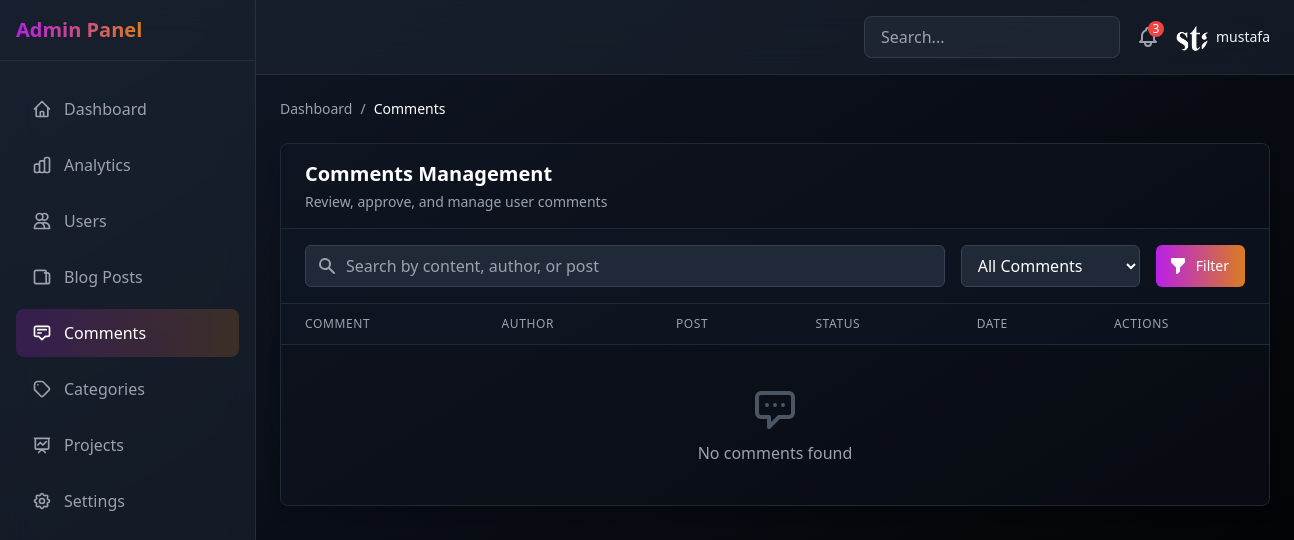
Page /users/admin/comments/ (signed in) on the earlier database version.
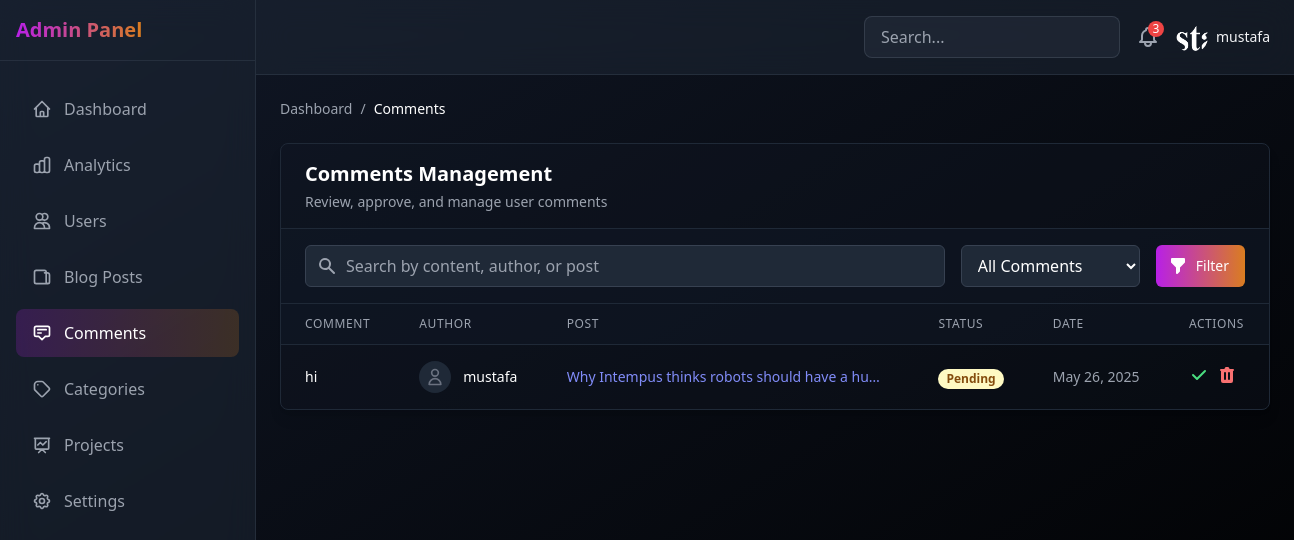
Same page on the later database version.
### blog/models.py (models this page shows, shortened)
class Comment(models.Model):
    post = models.ForeignKey(BlogPost, on_delete=models.CASCADE, related_name='comments')
    author = models.ForeignKey(User, on_delete=models.CASCADE)
    content = models.TextField()
    created_at = models.DateTimeField(auto_now_add=True)
    parent = models.ForeignKey('self', null=True, blank=True, on_delete=models.CASCADE, related_name='replies')
    likes = models.ManyToManyField(User, related_name='comment_likes', blank=True)
    class Meta:
        ordering = ['-created_at']

class BlogPost(models.Model):
    title = models.CharField(max_length=200)
    content = models.TextField()
    slug = models.SlugField(unique=True, blank=True)
    author = models.ForeignKey(User, on_delete=models.CASCADE)
    created_at = models.DateTimeField(auto_now_add=True)
    updated_at = models.DateTimeField(auto_now=True)
    image = models.ImageField(upload_to='blog_images/', null=True, blank=True)
    category = models.ForeignKey(Category, on_delete=models.SET_NULL, null=True, related_name='posts')
    tags = TaggableManager()
    views_count = models.PositiveIntegerField(default=0)
    is_published = models.BooleanField(default=True, help_text='Whether this post is publicly visible')

### users/admin_views.py (the view)
# urls.py: path('admin/comments/', admin_views.admin_comments, name='admin_comments'),
@login_required
@user_passes_test(is_admin_or_staff)
def admin_comments(request):
    search_query = request.GET.get('search', '')
    filter_param = request.GET.get('filter', '')
    comments = Comment.objects.all().order_by('-created_at')
    if search_query:
        comments = comments.filter(
            Q(content__icontains=search_query) |
            Q(author__username__icontains=search_query) |
            Q(post__title__icontains=search_query)
        )
    if filter_param:
        if filter_param == 'approved':
            comments = comments.filter(is_approved=True)
        elif filter_param == 'pending':
            comments = comments.filter(is_approved=False)
    paginator = Paginator(comments, 15)  # Show 15 comments per page
    page_number = request.GET.get('page')
    page_obj = paginator.get_page(page_number)
    context = {
        'active_tab': 'comments',
        'comments': page_obj,
        'page_obj': page_obj,
        'is_paginated': page_obj.has_other_pages(),
        'paginator': paginator
    }
    return render(request, 'admin/admin_comments.html', context)

### users/admin_views.py (called while the page is built)
def is_admin_or_staff(user):
    return user.is_superuser or user.is_staff

### templates/admin/admin_comments.html (shortened to what the changed rows need)
{% extends 'admin/custom_admin.html' %}
{% load static %}
{% block admin_content %}
<div class="bg-gray-900/30 rounded-lg shadow-lg border border-gray-800 mb-8">
    <div class="overflow-x-auto">
        <table class="min-w-full divide-y divide-gray-800">
            <thead class="bg-gray-900/50">
                <tr>
                    <th scope="col" class="px-6 py-3 text-left text-xs font-medium text-gray-400 uppercase tracking-wider">
                        Comment
                    </th>
                    <th scope="col" class="px-6 py-3 text-left text-xs font-medium text-gray-400 uppercase tracking-wider">
                        Author
                    </th>
                    <th scope="col" class="px-6 py-3 text-left text-xs font-medium text-gray-400 uppercase tracking-wider">
                        Post
                    </th>
                    <th scope="col" class="px-6 py-3 text-left text-xs font-medium text-gray-400 uppercase tracking-wider">
                        Status
                    </th>
                    <th scope="col" class="px-6 py-3 text-left text-xs font-medium text-gray-400 uppercase tracking-wider">
                        Date
                    </th>
                    <th scope="col" class="px-6 py-3 text-left text-xs font-medium text-gray-400 uppercase tracking-wider">
                        Actions
                    </th>
                </tr>
            </thead>
            <tbody class="divide-y divide-gray-800">
                {% for comment in comments %}
                <tr class="hover:bg-gray-900/40 transition-colors">
                    <td class="px-6 py-4">
                        <div class="text-sm text-white line-clamp-2">
                            {{ comment.content }}
                        </div>
                    </td>
                    <td class="px-6 py-4 whitespace-nowrap">
                        <div class="flex items-center">
                            <div class="flex-shrink-0 h-8 w-8">
                                {% if comment.author.profile.profile_picture %}
                                <img class="h-8 w-8 rounded-full object-cover" src="{{ comment.author.profile.profile_picture.url }}" alt="{{ comment.author.username }}">
                                {% else %}
                                <div class="h-8 w-8 rounded-full bg-gray-800 flex items-center justify-center">
                                    <svg class="h-5 w-5 text-gray-500" xmlns="http://www.w3.org/2000/svg" fill="none" viewBox="0 0 24 24" stroke="currentColor">
                                        <path stroke-linecap="round" stroke-linejoin="round" stroke-width="2" d="M16 7a4 4 0 11-8 0 4 4 0 018 0zM12 14a7 7 0 00-7 7h14a7 7 0 00-7-7z" />
                                    </svg>
                                </div>
                                {% endif %}
                            </div>
                            <div class="ml-3">
                                <div class="text-sm font-medium text-white">
                                    {{ comment.author.username }}
                                </div>
                            </div>
                        </div>
                    </td>
                    <td class="px-6 py-4 whitespace-nowrap">
                        <a href="{% url 'blog:blog_detail' comment.post.slug %}" class="text-sm text-indigo-400 hover:text-indigo-300 truncate block max-w-xs">
                            {{ comment.post.title }}
                        </a>
                    </td>
                    <td class="px-6 py-4 whitespace-nowrap">
                        {% if comment.is_approved %}
                        <span class="px-2 inline-flex text-xs leading-5 font-semibold rounded-full bg-green-100 text-green-800 dark:bg-green-900 dark:text-green-200">
                            Approved
                        </span>
                        {% else %}
                        <span class="px-2 inline-flex text-xs leading-5 font-semibold rounded-full bg-yellow-100 text-yellow-800 dark:bg-yellow-900 dark:text-yellow-200">
                            Pending
                        </span>
                        {% endif %}
                    </td>
                    <td class="px-6 py-4 whitespace-nowrap text-sm text-gray-400">
                        {{ comment.created_at|date:"M d, Y" }}
                    </td>
                    <td class="px-6 py-4 whitespace-nowrap text-sm font-medium">
                        <div class="flex space-x-2">
                            <form action="{% url 'admin_comment_toggle_approved' comment.id %}" method="POST" class="inline">
                                <button type="submit" class="{% if comment.is_approved %}text-yellow-400 hover:text-yellow-300{% else %}text-green-400 hover:text-green-300{% endif %} transition-colors">
                                    {% if comment.is_approved %}
                                    <svg class="h-5 w-5" xmlns="http://www.w3.org/2000/svg" viewBox="0 0 20 20" fill="currentColor">
                                        <path fill-rule="evenodd" d="M4.293 4.293a1 1 0 011.414 0L10 8.586l4.293-4.293a1 1 0 111.414 1.414L11.414 10l4.293 4.293a1 1 0 01-1.414 1.414L10 11.414l-4.293 4.293a1 1 0 01-1.414-1.414L8.586 10 4.293 5.707a1 1 0 010-1.414z" clip-rule="evenodd" />
                                    </svg>
                                    {% else %}
                                    <svg class="h-5 w-5" xmlns="http://www.w3.org/2000/svg" viewBox="0 0 20 20" fill="currentColor">
                                        <path fill-rule="evenodd" d="M16.707 5.293a1 1 0 010 1.414l-8 8a1 1 0 01-1.414 0l-4-4a1 1 0 011.414-1.414L8 12.586l7.293-7.293a1 1 0 011.414 0z" clip-rule="evenodd" />
                                    </svg>
                                    {% endif %}
                                </button>
                            </form>
                            <form action="{% url 'admin_comment_delete' comment.id %}" method="POST" class="inline">
                                <button type="submit" onclick="return confirm('Are you sure you want to delete this comment? This action cannot be undone.')" class="text-red-400 hover:text-red-300 transition-colors">
                                </button>
                            </form>
                        </div>
                    </td>
                </tr>
                {% empty %}
                <tr>
                    <td colspan="6" class="px-6 py-10 text-center text-gray-400">
                        <p class="mt-2 text-gray-400">No comments found</p>
                    </td>
                </tr>
                {% endfor %}
            </tbody>
        </table>
    </div>
</div>
{% endblock %}

Differences in the rows shown:
added Comment: content "hi", author.username "mustafa", post "Why Intempus thinks robots should have a hu…", created_at "May 26, 2025"
Other differences:
text no longer shown: "No comments found"
